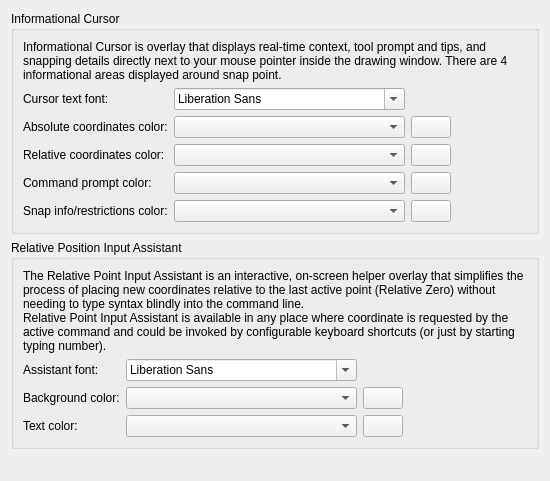
<?xml version="1.0" encoding="UTF-8"?>
<ui version="4.0">
 <class>LC_SettingsPageDraftingThemeInfoCursor</class>
 <widget class="QWidget" name="LC_SettingsPageDraftingThemeInfoCursor">
  <property name="geometry">
   <rect>
    <x>0</x>
    <y>0</y>
    <width>550</width>
    <height>481</height>
   </rect>
  </property>
  <layout class="QVBoxLayout" name="mainLayout">
   <item>
    <widget class="QGroupBox" name="gbInfoCursor">
     <property name="title">
      <string>Informational Cursor</string>
     </property>
     <layout class="QGridLayout" name="gridLayout">
      <item row="2" column="1">
       <widget class="QComboBox" name="cbAbsColor">
        <property name="toolTip">
         <string>Absolute Coordinates Color

Color name or hexadecimal code for 
absolute coordinates text.</string>
        </property>
       </widget>
      </item>
      <item row="5" column="0">
       <widget class="QLabel" name="lblSnapColor">
        <property name="text">
         <string>Snap info/restrictions color:</string>
        </property>
       </widget>
      </item>
      <item row="1" column="0">
       <widget class="QLabel" name="lblInfoFont">
        <property name="text">
         <string>Cursor text font:</string>
        </property>
       </widget>
      </item>
      <item row="2" column="2">
       <widget class="LC_ColorButton" name="pbAbsColor">
        <property name="toolTip">
         <string>Absolute Coordinates

Click to choose color for 
absolute coordinates text.</string>
        </property>
       </widget>
      </item>
      <item row="5" column="1">
       <widget class="QComboBox" name="cbSnapColor">
        <property name="toolTip">
         <string>Snap and Entity Info Color

Color name or hexadecimal code for 
snap type and caught or creating entity
properties text.</string>
        </property>
       </widget>
      </item>
      <item row="5" column="2">
       <widget class="LC_ColorButton" name="pbSnapColor">
        <property name="toolTip">
         <string>Snap/Entity Info

Click to choose color for snap identification
restrictions and entity's information text.</string>
        </property>
       </widget>
      </item>
      <item row="3" column="1">
       <widget class="QComboBox" name="cbRelColor">
        <property name="toolTip">
         <string>Relative Coordinates Color

Color name or hexadecimal code for
relative coordinates text.</string>
        </property>
       </widget>
      </item>
      <item row="1" column="1">
       <widget class="QFontComboBox" name="fcbInfoFont">
        <property name="toolTip">
         <string>Informational Cursor Font

Font family  used for drawing elements of 
Informational Cursor around to the crosshair.</string>
        </property>
       </widget>
      </item>
      <item row="2" column="0">
       <widget class="QLabel" name="lblAbsColor">
        <property name="text">
         <string>Absolute coordinates color:</string>
        </property>
       </widget>
      </item>
      <item row="4" column="2">
       <widget class="LC_ColorButton" name="pbPromptColor">
        <property name="toolTip">
         <string>Command Prompt

Click to choose color for command 
prompts and action hints.</string>
        </property>
       </widget>
      </item>
      <item row="3" column="2">
       <widget class="LC_ColorButton" name="pbRelColor">
        <property name="toolTip">
         <string>Distance and Angle

Click to choose color for relative
coordinates (distance and angle) text.</string>
        </property>
       </widget>
      </item>
      <item row="3" column="3">
       <spacer name="horizontalSpacer_2">
        <property name="orientation">
         <enum>Qt::Orientation::Horizontal</enum>
        </property>
        <property name="sizeHint" stdset="0">
         <size>
          <width>0</width>
          <height>0</height>
         </size>
        </property>
       </spacer>
      </item>
      <item row="3" column="0">
       <widget class="QLabel" name="lblRelColor">
        <property name="text">
         <string>Relative coordinates color:</string>
        </property>
       </widget>
      </item>
      <item row="4" column="1">
       <widget class="QComboBox" name="cbPromptColor">
        <property name="toolTip">
         <string>Command Prompt Color

Color name or hexadecimal code for 
command prompts and action hints.</string>
        </property>
       </widget>
      </item>
      <item row="0" column="0" colspan="4">
       <widget class="QLabel" name="label">
        <property name="text">
         <string>Informational Cursor is overlay that displays real-time context, tool prompt and tips, and snapping details directly next to your mouse pointer inside the drawing window. There are 4 informational areas displayed around snap point.</string>
        </property>
        <property name="wordWrap">
         <bool>true</bool>
        </property>
       </widget>
      </item>
      <item row="4" column="0">
       <widget class="QLabel" name="lblPromptColor">
        <property name="text">
         <string>Command prompt color:</string>
        </property>
       </widget>
      </item>
     </layout>
    </widget>
   </item>
   <item>
    <widget class="QGroupBox" name="gbAssistant">
     <property name="title">
      <string>Relative Position Input Assistant</string>
     </property>
     <layout class="QGridLayout" name="gridLayout_2">
      <item row="2" column="1">
       <widget class="QFontComboBox" name="fcbAssistantFont">
        <property name="toolTip">
         <string>Assistant Font

Font family used by Relative Point Input Assistant popup.</string>
        </property>
       </widget>
      </item>
      <item row="4" column="2">
       <widget class="LC_ColorButton" name="pbAssistantTextColor">
        <property name="toolTip">
         <string>Text

Click to choose color for text.</string>
        </property>
       </widget>
      </item>
      <item row="3" column="3">
       <spacer name="horizontalSpacer">
        <property name="orientation">
         <enum>Qt::Orientation::Horizontal</enum>
        </property>
        <property name="sizeHint" stdset="0">
         <size>
          <width>0</width>
          <height>0</height>
         </size>
        </property>
       </spacer>
      </item>
      <item row="2" column="0">
       <widget class="QLabel" name="lblAssistantFont">
        <property name="text">
         <string>Assistant font:</string>
        </property>
       </widget>
      </item>
      <item row="1" column="0" colspan="4">
       <widget class="QLabel" name="label_2">
        <property name="text">
         <string>The Relative Point Input Assistant is an interactive, on-screen helper overlay that simplifies the process of placing new coordinates relative to the last active point (Relative Zero) without needing to type syntax blindly into the command line.&lt;br&gt;Relative Point Input Assistant is available in any place where coordinate is requested by the active command and could be invoked by configurable keyboard shortcuts (or just by starting typing number).</string>
        </property>
        <property name="wordWrap">
         <bool>true</bool>
        </property>
       </widget>
      </item>
      <item row="3" column="2">
       <widget class="LC_ColorButton" name="pbAssistantBgColor">
        <property name="toolTip">
         <string>Background

Click to choose color for background.</string>
        </property>
       </widget>
      </item>
      <item row="4" column="1">
       <widget class="QComboBox" name="cbAssistantTextColor">
        <property name="toolTip">
         <string>Assistant Text Color

Color name or hexadecimal code for 
Relative Point Input Assistant text.</string>
        </property>
       </widget>
      </item>
      <item row="3" column="0">
       <widget class="QLabel" name="lblAssistantBgColor">
        <property name="text">
         <string>Background color:</string>
        </property>
       </widget>
      </item>
      <item row="4" column="0">
       <widget class="QLabel" name="lblAssistantTextColor">
        <property name="text">
         <string>Text color:</string>
        </property>
       </widget>
      </item>
      <item row="3" column="1">
       <widget class="QComboBox" name="cbAssistantBgColor">
        <property name="toolTip">
         <string>Assistant Overlay Background

Color name or hexadecimal code for 
Relative Point Input Assistant overlay popup 
background.</string>
        </property>
       </widget>
      </item>
     </layout>
    </widget>
   </item>
   <item>
    <spacer name="spacer">
     <property name="orientation">
      <enum>Qt::Orientation::Vertical</enum>
     </property>
     <property name="sizeHint" stdset="0">
      <size>
       <width>0</width>
       <height>0</height>
      </size>
     </property>
    </spacer>
   </item>
  </layout>
 </widget>
 <customwidgets>
  <customwidget>
   <class>LC_ColorButton</class>
   <extends>QPushButton</extends>
   <header>lc_color_button.h</header>
  </customwidget>
 </customwidgets>
 <resources/>
 <connections/>
</ui>
